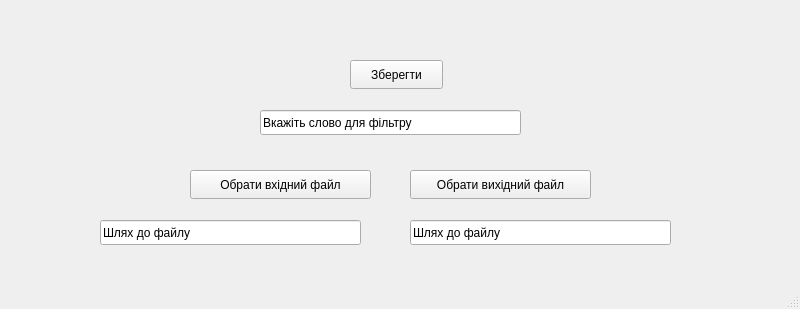
<?xml version="1.0" encoding="UTF-8"?>
<ui version="4.0">
    <class>MainWindow</class>
    <widget class="QMainWindow" name="MainWindow">
        <property name="geometry">
            <rect>
                <x>0</x>
                <y>0</y>
                <width>800</width>
                <height>309</height>
            </rect>
        </property>
        <property name="windowTitle">
            <string>MainWindow</string>
        </property>
        <widget class="QWidget" name="centralwidget">
            <widget class="QPushButton" name="inputFileButton">
                <property name="geometry">
                    <rect>
                        <x>190</x>
                        <y>170</y>
                        <width>181</width>
                        <height>29</height>
                    </rect>
                </property>
                <property name="text">
                    <string>Обрати вхідний файл</string>
                </property>
            </widget>
            <widget class="QPushButton" name="outputFileButton">
                <property name="geometry">
                    <rect>
                        <x>410</x>
                        <y>170</y>
                        <width>181</width>
                        <height>29</height>
                    </rect>
                </property>
                <property name="text">
                    <string>Обрати вихідний файл</string>
                </property>
            </widget>
            <widget class="QLineEdit" name="pathInputFile">
                <property name="geometry">
                    <rect>
                        <x>100</x>
                        <y>220</y>
                        <width>261</width>
                        <height>25</height>
                    </rect>
                </property>
                <property name="text">
                    <string>Шлях до файлу</string>
                </property>
                <property name="readOnly">
                    <bool>true</bool>
                </property>
            </widget>
            <widget class="QLineEdit" name="pathOutputFile">
                <property name="geometry">
                    <rect>
                        <x>410</x>
                        <y>220</y>
                        <width>261</width>
                        <height>25</height>
                    </rect>
                </property>
                <property name="text">
                    <string>Шлях до файлу</string>
                </property>
                <property name="readOnly">
                    <bool>true</bool>
                </property>
            </widget>
            <widget class="QLineEdit" name="filterWord">
                <property name="geometry">
                    <rect>
                        <x>260</x>
                        <y>110</y>
                        <width>261</width>
                        <height>25</height>
                    </rect>
                </property>
                <property name="text">
                    <string>Вкажіть слово для фільтру</string>
                </property>
            </widget>
            <widget class="QPushButton" name="saveFileButton">
                <property name="geometry">
                    <rect>
                        <x>350</x>
                        <y>60</y>
                        <width>93</width>
                        <height>29</height>
                    </rect>
                </property>
                <property name="text">
                    <string>Зберегти</string>
                </property>
            </widget>
        </widget>
        <widget class="QMenuBar" name="menubar">
            <property name="geometry">
                <rect>
                    <x>0</x>
                    <y>0</y>
                    <width>800</width>
                    <height>26</height>
                </rect>
            </property>
        </widget>
        <widget class="QStatusBar" name="statusbar"/>
    </widget>
    <resources/>
    <connections/>
</ui>
